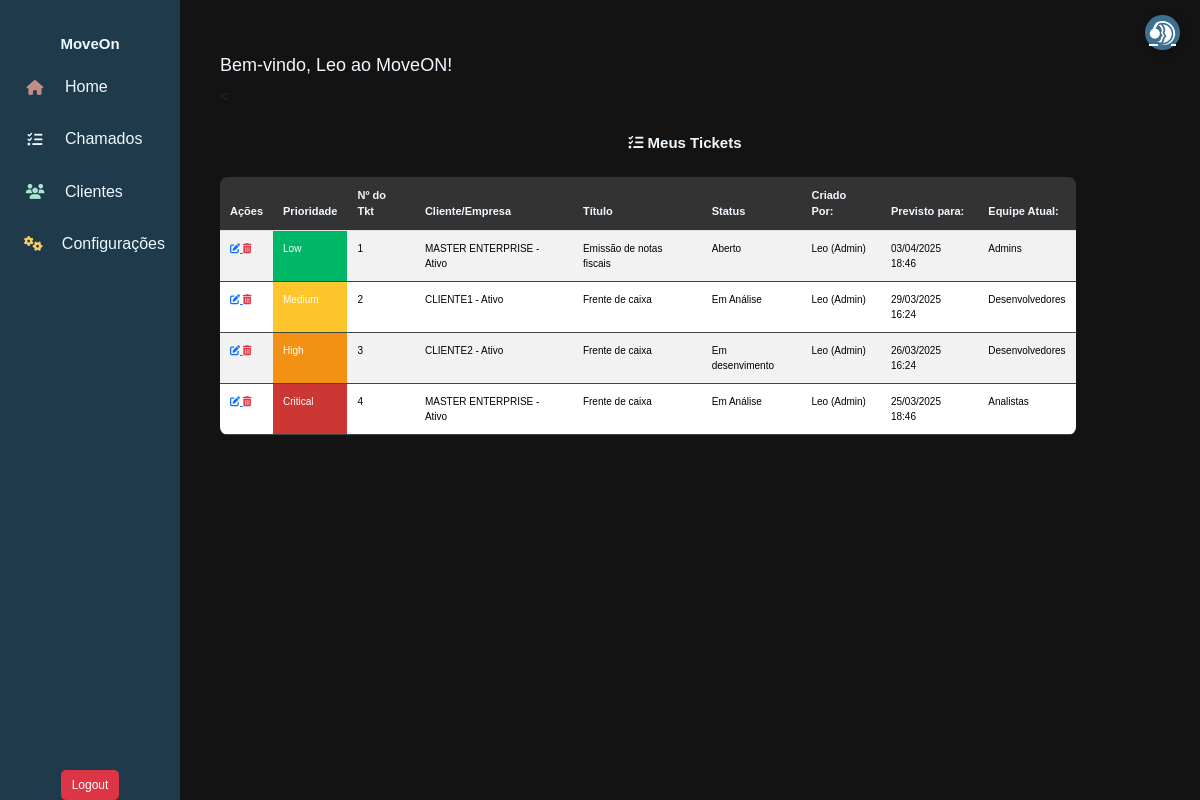
The app's page /move/tickets/list (signed in) with its own data.
### move_on/models.py (models this page shows, shortened)
class User(AbstractUser):
    client = models.ForeignKey(Profile, on_delete=models.CASCADE, related_name="users", null=True, blank=True, db_column='client')
    role = models.ForeignKey(Role, on_delete=models.SET_NULL, null=True, blank=True, db_column='role')
    groups = models.ManyToManyField(
        'auth.Group',
        related_name='move_on_users',
        blank=True
    )
    user_permissions = models.ManyToManyField(
        'auth.Permission',
        related_name='move_on_users',
        blank=True
    )
    class Meta:
        db_table = "users"
    def __str__(self):
        return f"{self.username} ({self.role})" if self.role else self.username

class Ticket(models.Model):
    client = models.ForeignKey(Profile, on_delete=models.PROTECT, related_name="tickets")
    created_by = models.ForeignKey(User, on_delete=models.CASCADE, related_name="created_tickets")
    assigned_team = models.ForeignKey(Team, on_delete=models.SET_NULL, null=True, blank=True, related_name="tickets")
    sla = models.ForeignKey(SLA, on_delete=models.SET_NULL, null=True, blank=True)
    title = models.CharField("Título", max_length=255)
    description = models.TextField("Descrição")
    status = models.ForeignKey(TicketStatus, on_delete=models.SET_NULL, null=True, blank=True, default="Novo")
    created_at = models.DateTimeField("Criado em", auto_now_add=True)
    updated_at = models.DateTimeField("Atualizado em", auto_now=True)
    due_date = models.DateTimeField("Previsão",null=True, blank=True)
    class Meta:
        db_table = "tickets"

class SLA(models.Model):
    priority = models.CharField("Prioridade",max_length=10, choices=SLAPriority.choices)
    response_time = models.IntegerField("Tempo de Resposta (dias)")
    resolution_time = models.IntegerField("Tempo de Resolução (dias)")
    class Meta:
        db_table = "sla"

class Profile(models.Model):
    name = models.CharField("Nome da Empresa", max_length=150)
    document = models.CharField("CPF/CNPJ", max_length=18, unique=True)
    email = models.EmailField("E-mail", unique=True)
    phone = models.CharField("Telefone", max_length=20, blank=True, null=True)
    active = models.BooleanField("Ativo?", default=True)
    created_at = models.DateTimeField("Criado em", auto_now_add=True)
    class Meta:
        db_table = "profiles"
    def __str__(self):
        return f"{self.name} - {'Ativo' if self.active else 'Inativo'}"

class TicketStatus(models.Model):
    name = models.CharField("Status", max_length=50, unique=True)
    class Meta:
        db_table = "ticket_status"
    def __str__(self):
        return self.name

class Role(models.Model):
    name = models.CharField("Nome do Papel", max_length=50, unique=True)
    description = models.TextField("Descrição", blank=True, null=True)
    class Meta:
        db_table = "roles"
    def __str__(self):
        return self.name

class Team(models.Model):
    client = models.ForeignKey(Profile, on_delete=models.CASCADE, related_name="teams", blank=True, null=True)
    name = models.CharField("Nome da Equipe", max_length=150)
    roles = models.ManyToManyField(Role, related_name="teams", blank=True)
    members = models.ManyToManyField(User, related_name="teams", blank=True)
    class Meta:
        db_table = "teams"
    def __str__(self):
        return f"{self.name}"

### move_on/views.py (the view)
# urls.py: path('tickets/list',TicketListView.as_view(), name="ticket_list"),
class TicketListView(LoginRequiredMixin,ListView):
    model = Ticket
    template_name = 'tickets/ticket_list.html'
    context_object_name = 'tickets'

### move_on/templatetags/custom_filters.py (called while the page is built)
@register.filter
def get_color(value):
    if value == 'low':
        return '#00c16c'
    elif value == 'medium':
        return '#ffc52c'
    elif value == 'high':
        return '#ff9915'
    elif value == 'critical':
        return '#CC3733'
    return 'gray'  # Valor padrão, caso não tenha correspondência

### move_on/templates/Tickets/ticket_list.html (shortened to what this page needs)
{% extends "Menu/menu.html" %}
{% block content %}
{% load custom_filters %}
<h4 style="margin: 25px; text-align: center">
  <i class="fas fa-tasks"></i> Meus Tickets
</h4>
<div class="table-responsive">
  <table class="table table-sm table-striped" id="ticketTable">
    <thead class="text-center">
      <tr>
        <th>Ações</th>
        <th>Prioridade</th>
        <th>Nº do Tkt</th>
        <th>Cliente/Empresa</th>
        <th>Título</th>
        <th>Status</th>
        <th>Criado Por:</th>
        <th>Previsto para:</th>
        <th>Equipe Atual:</th>
      </tr>
    </thead>
    <tbody>
      {% for ticket in tickets %}
      <tr>
        <td>
          <a href="{% url 'ticket_update' ticket.id %}">
            <i class="fas fa-edit" aria-placeholder="Editar" tooltip="Editar"></i>
          </a>
          <a class="text-danger" href="{% url 'ticket_delete' ticket.id %}">
            <i class="fas fa-trash-alt" aria-placeholder="Deletar" tooltip="Deletar"></i>
          </a>
        </td>
        <td
          style="background-color: {% if ticket.sla %}{{ ticket.sla.priority|get_color }}{% else %}#FFFFFF{% endif %}; color: white;">
          {% if ticket.sla %}
          {{ ticket.sla.get_priority_display }}
          {% else %}
          Não definido
          {% endif %}
        </td>
        <td>{{ ticket.id }}</td>
        <td>{{ ticket.client }}</td>
        <td>{{ ticket.title }}</td>
        <td>{{ ticket.status }}</td>
        <td>{{ ticket.created_by }}</td>
        <td>
          {% if ticket.due_date %}
          {{ ticket.due_date|date:" d/m/Y H:i" }} {% else %} Não definido {% endif %} </td>
        <td>{{ ticket.assigned_team }}</td>
      </tr>
      {% empty %}
      <tr>
        <td colspan="9" class="text-center">Nenhum ticket encontrado.</td>
      </tr>
      {% endfor %}
    </tbody>
  </table>
</div>
{% endblock %}

### move_on/templates/Menu/menu.html (shortened to what this page needs)
{% load static %}
<!DOCTYPE html>
<html lang="pt-br">
<head>
  <link href="https://cdn.jsdelivr.net/npm/bootstrap@5.3.3/dist/css/bootstrap.min.css" rel="stylesheet" />
  <link rel="stylesheet" href="https://cdnjs.cloudflare.com/ajax/libs/font-awesome/6.5.1/css/all.min.css" />
  <link rel="stylesheet" href="{% static 'css/styles.css' %}" />
</head>
<body>
  <nav class="sidebar">
    <h6>MoveOn</h6>
    {% if user.is_authenticated %}
    <a href="/" data-bs-toggle="tooltip" data-bs-placement="right" title="Home">
      <i class="fas fa-home"></i> <span>Home</span>
    </a>
    <a href="{% url 'ticket_list' %}" data-bs-toggle="tooltip" data-bs-placement="right" title="Chamados">
      <i class="fas fa-tasks"></i> <span>Chamados</span>
    </a>
    <a href="#" data-bs-toggle="tooltip" data-bs-placement="right" title="Clientes">
      <i class="fas fa-users"></i> <span>Clientes</span>
    </a>
    <a href="#" data-bs-toggle="tooltip" data-bs-placement="right" title="Configurações">
      <i class="fas fa-cogs"></i> <span>Configurações</span>
    </a>
    <form method="POST" action="{% url 'logout' %}">
      <button type="submit" class="btn btn-danger-2 w-100">Logout</button>
    </form>
    {% else %}
    <p>Necessário estar logado</p>
    {% endif %}
  </nav>
  <div class="content">
    <h3>
      {% block title %}Bem-vindo, {{ user.username }} ao MoveON!{% endblock %}
    </h3>
    <p>{% block content %}{% endblock %}</p>
  </div>
  <a href="{% url 'ticket_form' %}" class="support-btn" data-bs-toggle="tooltip" data-bs-placement="left"
    title="Novo Chamado">
    <i class="fa-brands fa-teamspeak"></i>
  </a>
</body>
</html>

### move_on/static/css/styles.css (style rules this page uses)
body { background-color: rgb(19, 19, 19); }
* { font-family: Verdana, Geneva, Tahoma, sans-serif; }
.sidebar { width: 60px; height: 100vh; background: #1e3a4b; position: fixed; top: 0; left: 0; display: flex; flex-direction: column; align-items: center; padding-top: 35px; transition: width 0.5s ease; }
h4, h6 { color: aliceblue; font-weight: bolder; font-size: 15px; }
h3 { color: aliceblue; font-size: 18px; }
.sidebar a { text-decoration: none; color: aliceblue; display: flex; align-items: center; gap: 10px; padding: 15px; width: 100%; white-space: nowrap; overflow: hidden; }
.sidebar a i { font-size: 15px; width: 40px; text-align: center; }
.sidebar a span { display: none; }
.content { margin-left: 170px; padding: 50px; margin-top: 5px; }
.fa-home { color: rgb(196, 139, 139); }
.fa-tasks { color: aliceblue; }
.fa-users { color: rgb(171, 228, 209); }
.fa-cogs { color: rgb(248, 207, 96); }
.support-btn { position: fixed; top: 15px; right: 20px; background: #3d7090; color: white; border-radius: 50%; width: 35px; height: 35px; display: flex; align-items: center; justify-content: center; font-size: 1.5rem; box-shadow: 2px 2px 10px rgba(0, 0, 0, 0.2); transition: transform 0.2s ease-in-out; z-index: 1000; }
.table { width: 92%; border-collapse: collapse; background-color: #1e1e1e; border-radius: 8px; overflow: hidden; }
.table th { background-color: #333; color: aliceblue; padding: 10px; text-align: left; font-size: 11px; }
.table td { padding: 10px; border-bottom: 1px solid #444; font-size: 10px; }
.table tbody tr:nth-child(even) { background-color: #2a2a2a; }
.btn { padding: 5px 10px; font-size: 12px; border-radius: 5px; }
.btn-danger-2 { background-color: #dc3545; color: white; margin-top: 500px; }

### records on screen
User: username "Leo"
Ticket: sla.priority "Low", id "1", client "MASTER ENTERPRISE - Ativo", title "Emissão de notas fiscais", status "Aberto", created_by "Leo (Admin)", due_date "03/04/2025 18:46", assigned_team "Admins"
Ticket: sla.priority "Medium", id "2", client "CLIENTE1 - Ativo", title "Frente de caixa", status "Em Análise", created_by "Leo (Admin)", due_date "29/03/2025 16:24", assigned_team "Desenvolvedores"
Ticket: sla.priority "High", id "3", client "CLIENTE2 - Ativo", title "Frente de caixa", status "Em desenvimento", created_by "Leo (Admin)", due_date "26/03/2025 16:24", assigned_team "Desenvolvedores"
Ticket: sla.priority "Critical", id "4", client "MASTER ENTERPRISE - Ativo", title "Frente de caixa", status "Em Análise", created_by "Leo (Admin)", due_date "25/03/2025 18:46", assigned_team "Analistas"
